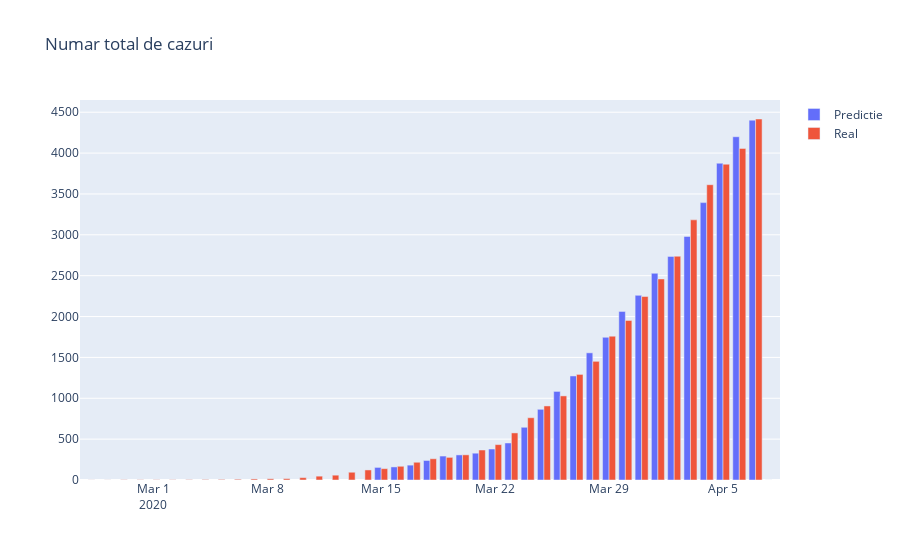

Notebook code for this chart:
### Code cell
#Total cazuri
total = pacienti.merge(predictii, left_on='data', right_on='data', how='outer')
x = total['data']
y1 = total['cumulat']
y2 = total['t1']

fig = go.Figure(data=[
    go.Bar(name='Predictie', x=x, y=y2),
    go.Bar(name='Real', x=x, y=y1)
])

fig.update_layout(title="Numar total de cazuri")

fig.show()
#py.iplot(fig, filename="total_cazuri")
pio.write_html(fig, file='infectii_totale.html', auto_open=True)
